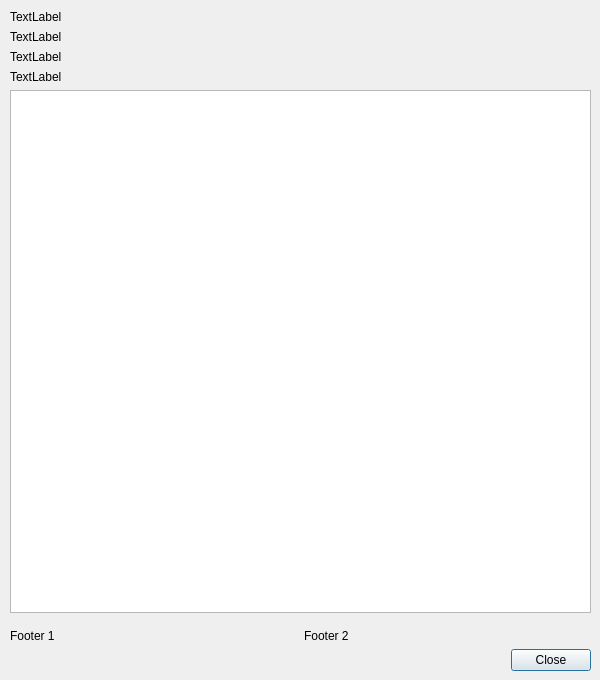
<?xml version="1.0" encoding="UTF-8"?>
<ui version="4.0">
 <class>About</class>
 <widget class="QDialog" name="About">
  <property name="geometry">
   <rect>
    <x>0</x>
    <y>0</y>
    <width>600</width>
    <height>680</height>
   </rect>
  </property>
  <property name="windowTitle">
   <string>Dialog</string>
  </property>
  <property name="windowIcon">
   <iconset resource="../SPIERSedit.qrc">
    <normaloff>:/icons/resources/SPIERSeditIcon.svg</normaloff>:/icons/resources/SPIERSeditIcon.svg</iconset>
  </property>
  <widget class="QWidget" name="layoutWidget">
   <property name="geometry">
    <rect>
     <x>10</x>
     <y>10</y>
     <width>581</width>
     <height>661</height>
    </rect>
   </property>
   <layout class="QVBoxLayout" name="verticalLayout">
    <item>
     <widget class="QLabel" name="header">
      <property name="text">
       <string>TextLabel</string>
      </property>
     </widget>
    </item>
    <item>
     <widget class="QLabel" name="textLabel_1">
      <property name="text">
       <string>TextLabel</string>
      </property>
     </widget>
    </item>
    <item>
     <widget class="QLabel" name="textLabel_2">
      <property name="text">
       <string>TextLabel</string>
      </property>
     </widget>
    </item>
    <item>
     <widget class="QLabel" name="textLabel_3">
      <property name="text">
       <string>TextLabel</string>
      </property>
     </widget>
    </item>
    <item>
     <widget class="QTextBrowser" name="textBrowser">
      <property name="cursor" stdset="0">
       <cursorShape>ArrowCursor</cursorShape>
      </property>
      <property name="acceptDrops">
       <bool>false</bool>
      </property>
      <property name="horizontalScrollBarPolicy">
       <enum>Qt::ScrollBarAlwaysOff</enum>
      </property>
      <property name="overwriteMode">
       <bool>false</bool>
      </property>
     </widget>
    </item>
    <item>
     <layout class="QHBoxLayout" name="horizontalLayout">
      <property name="leftMargin">
       <number>0</number>
      </property>
      <property name="topMargin">
       <number>10</number>
      </property>
      <item>
       <widget class="QLabel" name="footer1">
        <property name="text">
         <string>Footer 1</string>
        </property>
       </widget>
      </item>
      <item>
       <widget class="QLabel" name="footer2">
        <property name="text">
         <string>Footer 2</string>
        </property>
       </widget>
      </item>
     </layout>
    </item>
    <item>
     <widget class="QDialogButtonBox" name="buttonBox">
      <property name="orientation">
       <enum>Qt::Horizontal</enum>
      </property>
      <property name="standardButtons">
       <set>QDialogButtonBox::Close</set>
      </property>
     </widget>
    </item>
   </layout>
  </widget>
 </widget>
 <resources>
  <include location="../SPIERSedit.qrc"/>
 </resources>
 <connections>
  <connection>
   <sender>buttonBox</sender>
   <signal>accepted()</signal>
   <receiver>About</receiver>
   <slot>accept()</slot>
   <hints>
    <hint type="sourcelabel">
     <x>248</x>
     <y>254</y>
    </hint>
    <hint type="destinationlabel">
     <x>157</x>
     <y>274</y>
    </hint>
   </hints>
  </connection>
  <connection>
   <sender>buttonBox</sender>
   <signal>rejected()</signal>
   <receiver>About</receiver>
   <slot>reject()</slot>
   <hints>
    <hint type="sourcelabel">
     <x>316</x>
     <y>260</y>
    </hint>
    <hint type="destinationlabel">
     <x>286</x>
     <y>274</y>
    </hint>
   </hints>
  </connection>
 </connections>
</ui>
